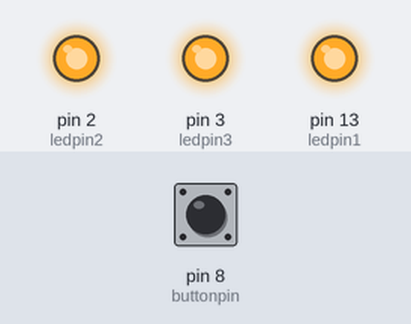
Bench run of a sketch on a simulated Arduino Uno, built with avr-gcc and run on an emulated ATmega328P. Shown: output pins drawn as LEDs (lit = HIGH). Inputs (shaded band) come from the test bench; at power-on: pin 8 (buttonpin) LOW.

Above: at 1.2 s.
1.3 s: pin 8 (buttonpin) pulled HIGH for 0.15 s
At 2.5 s:
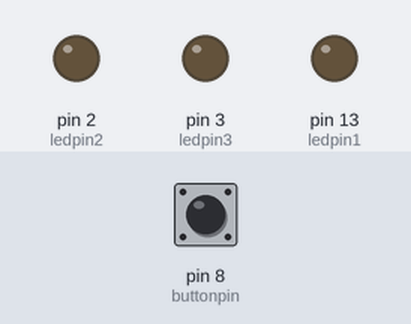
2.9 s: pin 8 (buttonpin) pulled HIGH for 1 s
At 3.8 s:
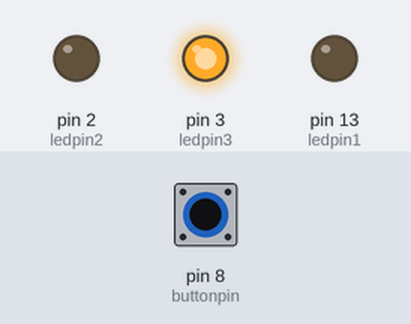
5.4 s: pin 8 (buttonpin) pulled HIGH for 0.15 s
At 5.7 s:
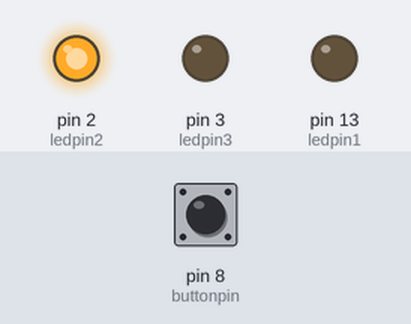
7.0 s: pin 8 (buttonpin) pulled HIGH for 3.2 s
At 8.1 s:
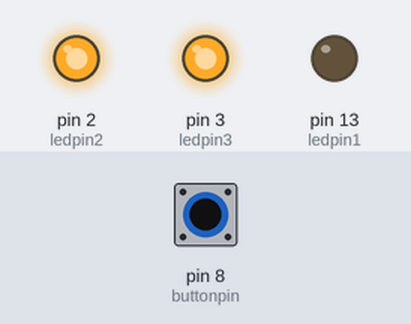
11.7 s: pin 8 (buttonpin) pulled HIGH for 0.15 s
At 12.9 s:
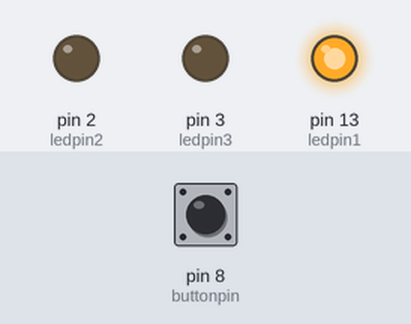
13.3 s: pin 8 (buttonpin) pulled HIGH for 1 s
At 14.1 s:
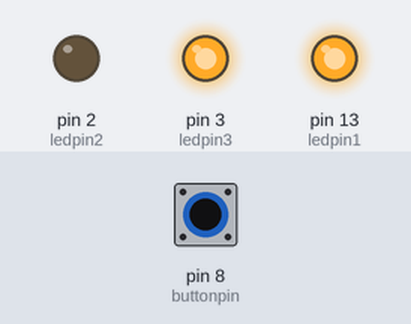
Timing chart, 0 to 16.3 s (numbered marks = the images above; inputs shaded):
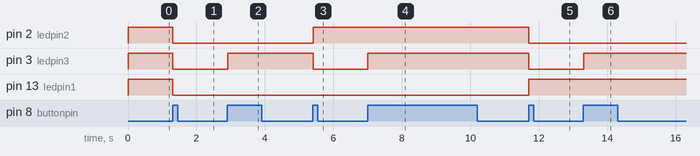

The sketch:

LED-3-Bit-Binary-Counter.ino
```cpp
const int ledpin1=13;
const int ledpin2=2;
const int ledpin3=3;
int ledstate1=LOW;
int ledstate2=LOW;
int ledstate3=LOW;
const int buttonpin=8;
boolean buttonstate=LOW;
int count=0;

void setup() {
  // put your setup code here, to run once:
pinMode(buttonpin,INPUT);
pinMode(ledpin1,OUTPUT);
pinMode(ledpin2,OUTPUT);
pinMode(ledpin3,OUTPUT);

}

void loop() {
  // put your main code here, to run repeatedly:
if(debounce(buttonstate)==HIGH&&buttonstate==LOW)
{  count++;
   buttonstate=HIGH; }
   else
   if(debounce(buttonstate)==LOW&&buttonstate==HIGH)
   buttonstate=LOW;


   if(count%8==1)
   { digitalWrite(ledpin1,LOW);
     digitalWrite(ledpin2,LOW);
     digitalWrite(ledpin3,LOW);}
   if(count%8==2)
    {digitalWrite(ledpin1,LOW);
     digitalWrite(ledpin2,LOW);
     digitalWrite(ledpin3,HIGH);}
   if(count%8==3)
    {digitalWrite(ledpin1,LOW);
    digitalWrite(ledpin2,HIGH);
    digitalWrite(ledpin3,LOW);}
    if(count%8==4)
   { digitalWrite(ledpin1,LOW);
    digitalWrite(ledpin2,HIGH);
    digitalWrite(ledpin3,HIGH);}
     if(count%8==5)
   { digitalWrite(ledpin1,HIGH);
    digitalWrite(ledpin2,LOW);
    digitalWrite(ledpin3,LOW);}
      if(count%8==6)
   { digitalWrite(ledpin1,HIGH);
    digitalWrite(ledpin2,LOW);
    digitalWrite(ledpin3,HIGH);}
      if(count%8==7)
   { digitalWrite(ledpin1,HIGH);
    digitalWrite(ledpin2,HIGH);
    digitalWrite(ledpin3,LOW);}
      if(count%8==0)
   { digitalWrite(ledpin1,HIGH);
    digitalWrite(ledpin2,HIGH);
    digitalWrite(ledpin3,HIGH);}


}

boolean debounce(boolean buttonstate)
{
   boolean nowstate=digitalRead(buttonpin);
   if(buttonstate!=nowstate)
   {   delay(10);
       nowstate=digitalRead(buttonpin);}
       return nowstate;
}
```

Measured:
- after the input at 1.3 s, pin 2 (ledpin2), pin 3 (ledpin3), pin 13 (ledpin1): HIGH → LOW at once
- after the input at 2.9 s, pin 3 (ledpin3): LOW → HIGH at once
- after the input at 5.4 s, pin 2 (ledpin2): LOW → HIGH at once; pin 3 (ledpin3): HIGH → LOW at once
- after the input at 7.0 s, pin 3 (ledpin3): LOW → HIGH at once
- after the input at 11.7 s, pin 2 (ledpin2), pin 3 (ledpin3): HIGH → LOW at once; pin 13 (ledpin1): LOW → HIGH at once
- after the input at 13.3 s, pin 3 (ledpin3): LOW → HIGH at once
